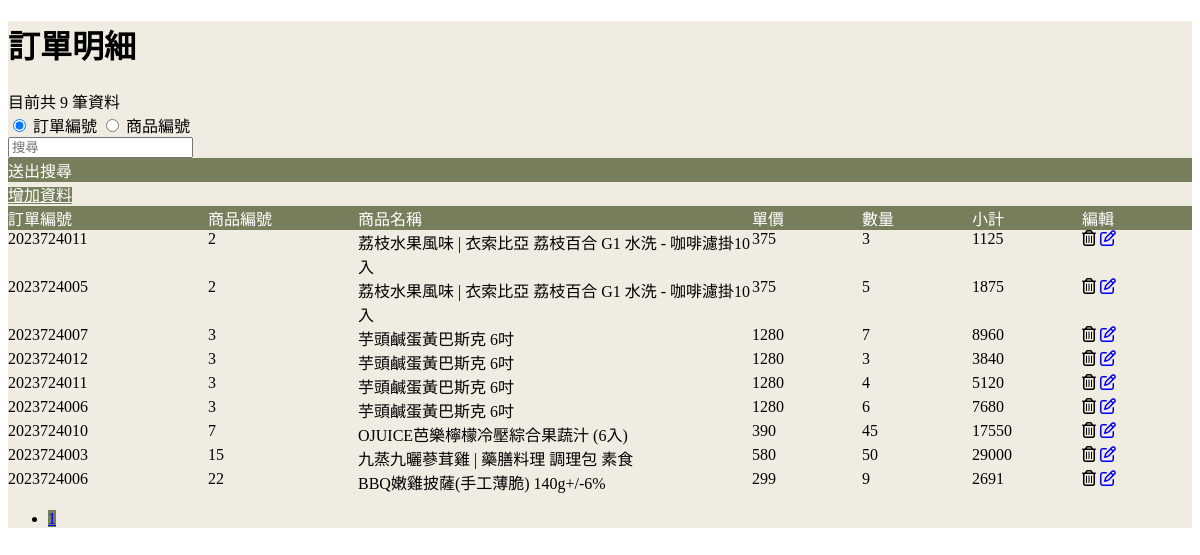
Page /Cart/orderdetail/orderPage.php on the committed database.
### tables this page shows
CREATE TABLE `oder_detail` (
  `orderproduct_id` int(11) NOT NULL,
  `order_id` int(14) NOT NULL,
  `product_id` int(11) NOT NULL,
  `num` int(11) NOT NULL,
  `cartproduct_id` int(11) DEFAULT NULL
);

CREATE TABLE `order_general` (
  `order_id` int(14) NOT NULL,
  `payment_status` varchar(50) NOT NULL,
  `user_id` int(11) NOT NULL,
  `payment_method` varchar(50) NOT NULL,
  `delivery_method` varchar(50) NOT NULL,
  `delivery_address` varchar(100) NOT NULL,
  `delivery_status` varchar(50) NOT NULL,
  `order_date` datetime NOT NULL DEFAULT current_timestamp()
);

CREATE TABLE `product` (
  `product_id` int(11) NOT NULL,
  `product_name` varchar(300) NOT NULL,
  `price` int(11) NOT NULL,
  `product_description` varchar(10000) NOT NULL,
  `specification` varchar(10000) NOT NULL,
  `product_type_id` int(11) NOT NULL,
  `product_type_list_id` int(11) NOT NULL,
  `discount_rate_id` int(1) DEFAULT NULL,
  `isValid` int(1) NOT NULL DEFAULT 1
);

### Cart/orderdetail/orderPage.php (the view, shortened to what this page needs)
<?php
require_once("../connect.php");
$where1 = "";
if(!isset($_GET["page"])){
    $page = 1;
}else{
    $page = $_GET["page"];
}
$perPage = 10;
$totalSql = "SELECT COUNT(*) as total FROM `Oder_detail` $where1";
$totalResult = $conn->query($totalSql);
$totalRow = $totalResult->fetch_assoc();
$totalRows = $totalRow['total'];
$totalPages = ceil($totalRows / $perPage);
$sql = "SELECT * FROM `Oder_detail` JOIN product ON oder_detail.product_id = product.product_id
JOIN order_general ON order_general.order_id = oder_detail.order_id
ORDER BY `Oder_detail`.`product_id` ASC" ;
try{
     $result = $conn->query($sql);
     $msgNum = $result -> num_rows;
     $rows = $result -> fetch_all(MYSQLI_ASSOC);
    }catch(mysqli_sql_exception $exc){
     $errorMsg = $exc->getMessage();
     $msgNum = -1;
    }
?>
<!DOCTYPE html>
<html lang="en">
<head>
    <link rel="stylesheet" href="https://cdnjs.cloudflare.com/ajax/libs/font-awesome/6.4.0/css/all.min.css">
</head>
<body>
<div class="container p-4 bgcwhite">
  <h1 class="pt-4 fw-bold">訂單明細</h1>
        <?php if($msgNum > 0): ?>
            <div class="d-flex">
                <div class="my-2 me-auto ">
                    目前共 <?=$msgNum?> 筆資料
                </div>
                    <div class="me-1">
                        <div class="input-group input-group-sm">
                            <div class="input-group-text">
                                <input name="searchType" id="searchType1" type="radio" class="form-check-input" value="order_id" checked>
                                <label for="searchType1" class="me-2">訂單編號</label>
                                <input name="searchType" id="searchType2" type="radio" class="form-check-input" value="product_id">
                                <label for="searchType2">商品編號</label>
                            </div>
                            <input name="search" type="text" class="form-control form-control-sm" placeholder="搜尋">
                            <div class="btn titlecgr btn-sm btn-search">送出搜尋</div>
                        </div>
                    </div>
                <div>
                <a href="../utilities/navbar.php?webpage=orderForm04.html" class="btn titlecgr btn-sm">增加資料</a>
                </div>
            </div>
            <div class="msg titlecgr">
                <div class="ordernum">訂單編號</div>
                <div class="id">商品編號</div>
                <div class="content">商品名稱</div>
                <div class="pn">單價</div>
                <div class="qt">數量</div>
                <div class="name">小計</div>
                <div class="edit">編輯</div>
            </div>
        <?php foreach($rows as $row):?>
            <div class="msg my-1">
            <div class="ordernum"><?=$row["order_id"]?></div>
                <div class="id"><?=$row["product_id"]?></div>
                <div class="content"><?=$row["product_name"]?></div>
                <div class="pn"><?=$row["price"]?></div>
                <div class="qt"><?=$row["num"]?></div>
                <?php $subtotal = $row["price"] * $row["num"];?>
                <div class="name"><?=$subtotal?></div>
                <div class="edit">
                    <span class="btn btn-sm btn-del" idn="<?=$row["order_id"]?>"><i class="fa-regular fa-trash-can"></i></span>
                    <a href="../utilities/navbar.php?webpage=orderPage01.php&order_id=<?=$row["order_id"]?>" class="btn btn-sm"><i class="fa-regular fa-pen-to-square"></i></a>
                </div>
            </div>
        <?php endforeach; ?>
            <?php elseif($msgNum == 0): ?>
                目前沒有資料
            <?php else: ?>
                發生錯誤：<?= $errorMsg ?>
        <?php endif;  ?>
        <div class="d-flex justify-content-center mt-4">
            <nav aria-label="Page navigation example">
                <ul class="pagination">
                    <?php for ($i=1;$i<=$totalPages; $i++):?>
                        <li class="page-item">
                            <a class="page-link <?=($page==$i)?"active":""?>" href="../utilities/navbar.php?webpage=orderPage.php?page=<?=$i?>"><?=$i?></a>
                        </li>
                    <?php endfor; ?>
                </ul>
            </nav>
        </div>
</div>
</body>
</html>

### Cart/orderdetail/orderPage.php (style rules this page uses)
.msg { display: flex; }
.ordernum { width: 200px; }
.id { width: 150px; }
.pn { width: 110px; }
.qt { width: 110px; }
.name { width: 110px; }
.edit { width: 110px; }
.content { width: calc(100% - 200px - 110px - 110px - 110px - 110px - 150px) }
.bgcwhite { background-color: #F1Ece2; }
.titlecgr { background-color: #777e5c; color: white; }
.pagination { --bs-pagination-color: #777e5c; --bs-pagination-hover-color: #777e5c; --bs-pagination-focus-color: #777e5c; }
.active>.page-link, .page-link.active { background-color: #777e5c; border-color: #777e5c; }
.form-check-input:checked { background-color: #777e5c; border-color: #777e5c; }

### rows in the picture
oder_detail: order.order_id "2023724011", product.product_id "2", product.product_name "荔枝水果風味 | 衣索比亞 荔枝百合 G1 水洗 - 咖啡濾掛10入", product.price "375", num "3", subtotal "1125"
oder_detail: order.order_id "2023724005", product.product_id "2", product.product_name "荔枝水果風味 | 衣索比亞 荔枝百合 G1 水洗 - 咖啡濾掛10入", product.price "375", num "5", subtotal "1875"
oder_detail: order.order_id "2023724007", product.product_id "3", product.product_name "芋頭鹹蛋黃巴斯克 6吋", product.price "1280", num "7", subtotal "8960"
oder_detail: order.order_id "2023724012", product.product_id "3", product.product_name "芋頭鹹蛋黃巴斯克 6吋", product.price "1280", num "3", subtotal "3840"
oder_detail: order.order_id "2023724011", product.product_id "3", product.product_name "芋頭鹹蛋黃巴斯克 6吋", product.price "1280", num "4", subtotal "5120"
oder_detail: order.order_id "2023724006", product.product_id "3", product.product_name "芋頭鹹蛋黃巴斯克 6吋", product.price "1280", num "6", subtotal "7680"
oder_detail: order.order_id "2023724010", product.product_id "7", product.product_name "OJUICE芭樂檸檬冷壓綜合果蔬汁 (6入)", product.price "390", num "45", subtotal "17550"
oder_detail: order.order_id "2023724003", product.product_id "15", product.product_name "九蒸九曬蔘茸雞 | 藥膳料理 調理包 素食", product.price "580", num "50", subtotal "29000"
oder_detail: order.order_id "2023724006", product.product_id "22", product.product_name "BBQ嫩雞披薩(手工薄脆) 140g+/-6%", product.price "299", num "9", subtotal "2691"

### other values in the picture
$msgNum "9"
